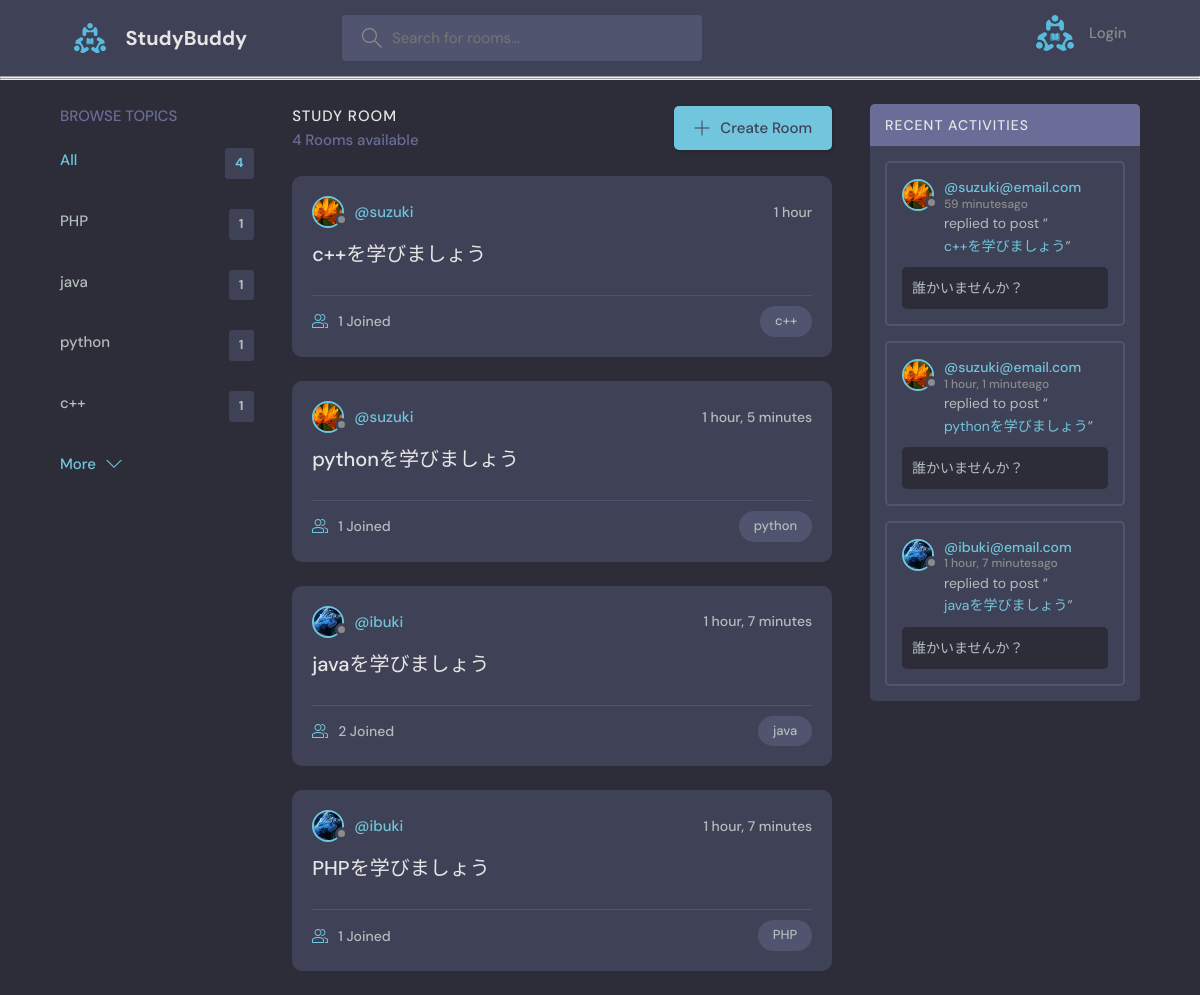
The page / on the database its author committed.
### base/models.py (models this page shows, shortened)
class Topic(models.Model):
    name = models.CharField(max_length=200)

class Room(models.Model):
    host = models.ForeignKey(User, on_delete=models.SET_NULL, null=True)
    topic = models.ForeignKey(Topic, on_delete=models.SET_NULL, null=True)
    name = models.CharField(max_length=200)
    description = models.TextField(null=True, blank=True)
    participants = models.ManyToManyField(User, related_name="participants",blank=True)
    updated = models.DateTimeField(auto_now=True)
    created = models.DateTimeField(auto_now_add=True)
    class Meta:
        ordering = ["-updated","-created"]
    def __str__(self):
        return self.name

class User(AbstractUser):
    name = models.CharField(max_length=200, null=True)
    email = models.EmailField(null=True,unique=True)
    bio = models.TextField(null=True)
    avatar= models.ImageField(null=True, default="avatar.svg")
    USERNAME_FIELD = "email"
    REQUIRED_FIELDS = []

class Message(models.Model):
    user = models.ForeignKey(User, on_delete=models.CASCADE)
    room = models.ForeignKey(Room, on_delete=models.CASCADE)
    body = models.TextField()
    updated = models.DateTimeField(auto_now=True)
    created = models.DateTimeField(auto_now_add=True)
    class Meta:
        ordering = ["-updated","-created"]

### base/views.py (the view)
# urls.py: path('', views.home, name="home" ),
def home(request):
    q = request.GET.get("q") if request.GET.get("q") != None else ''
    rooms = Room.objects.filter(
        Q(topic__name__icontains = q)|
        Q(name__icontains = q)|
        Q(description__icontains = q)
    )
    topics = Topic.objects.all()[:5]
    room_count = rooms.count()
    room_messages = Message.objects.filter(Q(room__topic__name__icontains=q))
    context = {"rooms":rooms, "topics":topics,"room_count":room_count,"room_messages":room_messages}
    return render(request, "base/home.html",context)

### base/templates/base/home.html (shortened to what this page needs)
{% extends "main.html"%}
{% block content %}
<main class="layout layout--3">
  <div class="container">
    {% include "base/topics_component.html"%}
    <div class="roomList">
      <div class="roomList__header">
        <div>
          <h2>Study Room</h2>
          <p>{{room_count}} Rooms available</p>
        </div>
        <a class="btn btn--main" href="{%url 'create-room'%}"">
          <svg version="1.1" xmlns="http://www.w3.org/2000/svg" width="32" height="32" viewBox="0 0 32 32">
            <title>add</title>
            <path
              d="M16.943 0.943h-1.885v14.115h-14.115v1.885h14.115v14.115h1.885v-14.115h14.115v-1.885h-14.115v-14.115z">
            </path>
          </svg>
          Create Room
        </a>
      </div>
      {%include "base/feed_component.html"%}
    </div>
    {%include "base/activity_component.html"%}
  </div>
</main>
{% endblock %}

### base/templates/base/topics_component.html
<div class="topics">
    <div class="topics__header">
      <h2>Browse Topics</h2>
    </div>
    <ul class="topics__list">
      <li>
        <a href="{% url 'home' %}" class="active">All <span>{{topics.count}}</span></a>
      </li>
      {% for topic in topics %}
      <li>
        <a href="{% url 'home' %}?q={{topic.name}}">{{topic.name}} <span>{{topic.room_set.all.count}}</span></a>
      </li>
      {% endfor %}
    </ul>
    <a class="btn btn--link" href="{% url 'topics' %}">
      More
      <svg version="1.1" xmlns="http://www.w3.org/2000/svg" width="32" height="32" viewBox="0 0 32 32">
        <title>chevron-down</title>
        <path d="M16 21l-13-13h-3l16 16 16-16h-3l-13 13z"></path>
      </svg>
    </a>
  </div>

### base/templates/base/feed_component.html (shortened to what this page needs)
{% for room in rooms %}
<div class="roomListRoom">
    <div class="roomListRoom__header">
        <a href="{% url 'user-profile' room.host.id %}" class="roomListRoom__author">
            <div class="avatar avatar--small">
                <img src="{{room.host.avatar.url}}" />
            </div>
            <span>@{{room.host.username}}</span>
        </a>
        <div class="roomListRoom__actions">
            <span>{{room.created|timesince}}</span>
        </div>
    </div>
    <div class="roomListRoom__content">
        <a href="{% url 'room' room.id %}">{{room.name}}</a>
    </div>
    <div class="roomListRoom__meta">
        <a href="{% url 'room' room.id %}" class="roomListRoom__joined">
            {{room.participants.all.count}} Joined
        </a>
        <p class="roomListRoom__topic">{{room.topic.name}}</p>
    </div>
</div>
{% endfor %}

### base/templates/base/activity_component.html (shortened to what this page needs)
<div class="activities">
    <div class="activities__header">
      <h2>Recent Activities</h2>
    </div>
    {% for message in room_messages %}
    <div class="activities__box">
      <div class="activities__boxHeader roomListRoom__header">
        <a href="{% url 'user-profile' message.user.id %}" class="roomListRoom__author">
          <div class="avatar avatar--small">
            <img src="{{message.user.avatar.url}}" />
          </div>
          <p>
            @{{message.user}}
            <span>{{message.created|timesince}}ago</span>
          </p>
        </a>
      </div>
      <div class="activities__boxContent">
        <p>replied to post “<a href="{% url 'room' message.room.id %}">{{message.room}}</a>”</p>
        <div class="activities__boxRoomContent">
            {{message.body}}
        </div>
      </div>
    </div>
    {% endfor %}
  </div>

### rows shown on the page
Topic: name "PHP", room_set.all.count "1"
Topic: name "java", room_set.all.count "1"
Topic: name "python", room_set.all.count "1"
Topic: name "c++", room_set.all.count "1"
Room: host.avatar (picture), host.username "suzuki", created "1 hour", name "c++を学びましょう", participants.all.count "1", topic.name "c++"
Room: host.avatar (picture), host.username "suzuki", created "1 hour, 5 minutes", name "pythonを学びましょう", participants.all.count "1", topic.name "python"
Room: host.avatar (picture), host.username "ibuki", created "1 hour, 7 minutes", name "javaを学びましょう", participants.all.count "2", topic.name "java"
Room: host.avatar (picture), host.username "ibuki", created "1 hour, 7 minutes", name "PHPを学びましょう", participants.all.count "1", topic.name "PHP"
Message: user.avatar (picture), user "suzuki@email.com", created "59 minutes", room "c++を学びましょう", body "誰かいませんか？"
Message: user.avatar (picture), user "suzuki@email.com", created "1 hour, 1 minute", room "pythonを学びましょう", body "誰かいませんか？"
Message: user.avatar (picture), user "ibuki@email.com", created "1 hour, 7 minutes", room "javaを学びましょう", body "誰かいませんか？"

### other values the page prints
{{ topics.count }} "4"
{{ room_count }} "4"
